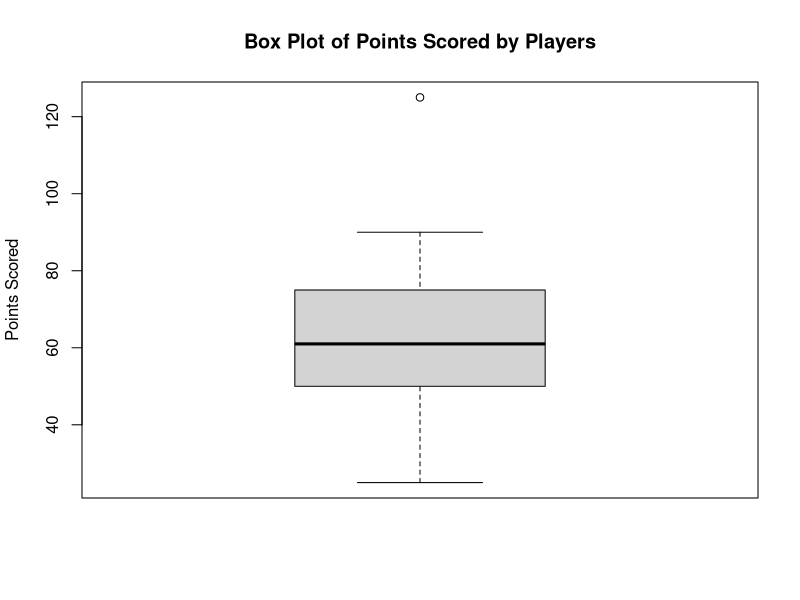

This figure's R source:
# Example points scored by players
points_scored <- c(25, 32, 38, 42, 47, 50, 51, 53, 55, 60, 61, 65, 68, 70, 72, 75, 78, 80, 85, 90, 125)

# Create a box plot
boxplot(points_scored, main = "Box Plot of Points Scored by Players", ylab = "Points Scored")
